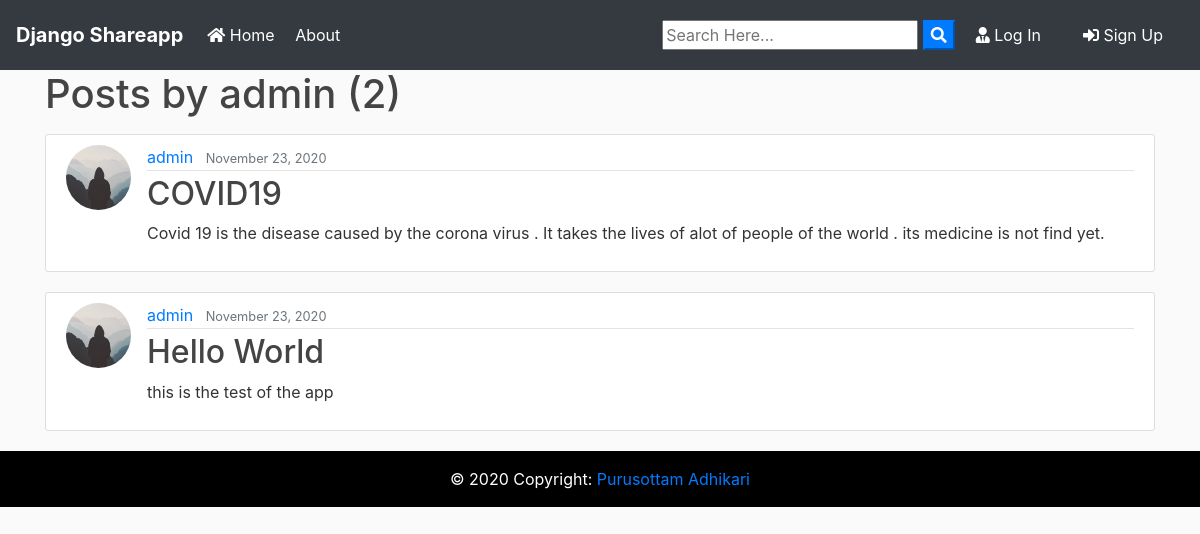
Screenshot of /user/admin with the database file from the repository.
### blog/models.py (models this page shows, shortened)
class Post(models.Model):
	title = models.CharField(max_length=100)
	file = models.FileField(null=True,blank=True,upload_to='Files')
	content = models.TextField()
	date_posted = models.DateTimeField(default=timezone.now)
	author = models.ForeignKey(User, on_delete=models.CASCADE)

### users/models.py (models this page shows, shortened)
class Profile(models.Model):
    user = models.OneToOneField(User, on_delete=models.CASCADE)
    image = models.ImageField(default='default.jpg', upload_to='profile_pics')

### blog/views.py (the view)
# urls.py: path('user/<str:username>', UserPostListView.as_view(), name='user-posts'),
class UserPostListView(ListView):
    model = Post
    template_name = 'blog/user_posts.html'  # <app>/<model>_<viewtype>.html
    context_object_name = 'posts'
    paginate_by = 2
    def get_queryset(self):
        user = get_object_or_404(User, username=self.kwargs.get('username'))
        return Post.objects.filter(author=user).order_by('-date_posted')

### blog/templates/blog/user_posts.html (shortened to what this page needs)
{% extends "blog/base.html" %}
{% block content %}
    <h1 class="mb-3">Posts by {{ view.kwargs.username }} ({{ page_obj.paginator.count }})</h1>
    {% for post in posts %}
        <article class="media content-section">
          <img class="rounded-circle article-img" src="{{ post.author.profile.image.url }}">
          <div class="media-body">
            <div class="article-metadata">
              <a class="mr-2" href="{% url 'user-posts' post.author.username %}">{{ post.author }}</a>
              <small class="text-muted">{{ post.date_posted|date:"F d, Y" }}</small>
            </div>
            <h2><a class="article-title" href="{% url 'post-detail' post.id %}">{{ post.title }}</a></h2>
            <p class="article-content">{{ post.content }}</p>
          </div>
        </article>
    {% endfor %}
{% endblock content %}

### blog/templates/blog/base.html (shortened to what this page needs)
{% load static %}
<!doctype html>
<html lang="en">
<head>
  <link rel="stylesheet" href="https://stackpath.bootstrapcdn.com/bootstrap/4.3.1/css/bootstrap.min.css"
>
  <link rel="stylesheet" href="https://use.fontawesome.com/releases/v5.8.1/css/all.css">
  <link rel="stylesheet" href="{% static 'blog/main.css' %}">
</head>
<body>
  <nav class="navbar navbar-expand-lg navbar-dark bg-dark">
    <a class="navbar-brand font-weight-bold" href="{% url 'blog-home' %}"> Django Shareapp</a>
    <div class="collapse navbar-collapse" id="navbarSupportedContent">
      <ul class="navbar-nav mr-auto">
        <li class="nav-item active">
          <a class="nav-link" href="{% url 'blog-home' %}"><i class="fas fa-home"></i> Home </a>
        </li>
        <li class="nav-item active">
          <a class="nav-link" href="{% url 'blog-about' %}"> About </a>
        </li>
      </ul>
      <form id="searchform" action="{% url 'search' %}" method="get">
        <input type="text" name="q" type="text" value="{{ request.GET.q }}" placeholder="Search Here..." />
        <button type="button" onclick="searchform.submit()" class=" text-white my-color btn-primary"><i
            class="fa fa-search"></i></button>
      </form>
      {% if user.is_authenticated %}
      <a href="{% url 'user-posts' user %}" class="btn text-white m-2"><i class="fas fa-user-shield"></i> My Post</a>
      <a href="{% url 'post-create' %} " class="btn text-white m-2"><i class="fas fa-user-edit"></i> New Post</a>
      <a href="{% url 'profile' %} " class="btn text-white m-2"><i class="fas fa-user"></i> {{ user.username }}</a>
      <a href="{% url 'logout' %} " class="btn text-white m-2"><i class="fas fa-sign-out-alt"></i> Log Out</a>
      {% else %}
      <a href="{% url 'login' %} " class="btn text-white m-2"><i class="fas fa-user-tie"></i> Log In</a>
      <a href="{% url 'register' %} " class="btn text-white m-2"> <i class="fas fa-sign-in-alt"></i> Sign Up</a>
      {% endif %}
    </div>
  </nav>
  <div class="container my-bg">
    {% block content %}
    {% endblock  %}
  </div>
</body>
</html>
{% include 'blog/footer.html' %}

### blog/templates/blog/footer.html
<footer class="page-footer font-small " style="background-color: black;">
    <div class="footer-copyright text-center py-3 text-white">© 2020 Copyright:
        <a href=""> Purusottam Adhikari</a>
    </div>
</footer>

### blog/static/blog/main.css (style rules this page uses)
body { background: #fafafa; color: #333333; margin-top: 0; }
h1, h2, h3, h4, h5, h6 { color: #444444; }
ul { margin: 0; }
.content-section { background: #ffffff; padding: 10px 20px; border: 1px solid #dddddd; border-radius: 3px; margin-bottom: 20px; }
.article-title { color: #444444; }
.article-content { white-space: pre-line; }
.article-img { height: 65px; width: 65px; margin-right: 16px; }
.article-metadata { padding-bottom: 1px; margin-bottom: 4px; border-bottom: 1px solid #e3e3e3 }

### rows the page displays
Post: author.profile.image (placeholder picture), author "admin", date_posted "November 23, 2020", title "COVID19", content "Covid 19 is the disease caused by the corona virus . It takes the lives of alot of people of the world . its medicine is not find yet."
Post: author.profile.image (placeholder picture), author "admin", date_posted "November 23, 2020", title "Hello World", content "this is the test of the app"

### other values shown
{{ view.kwargs.username }} "admin"
{{ page_obj.paginator.count }} "2"
